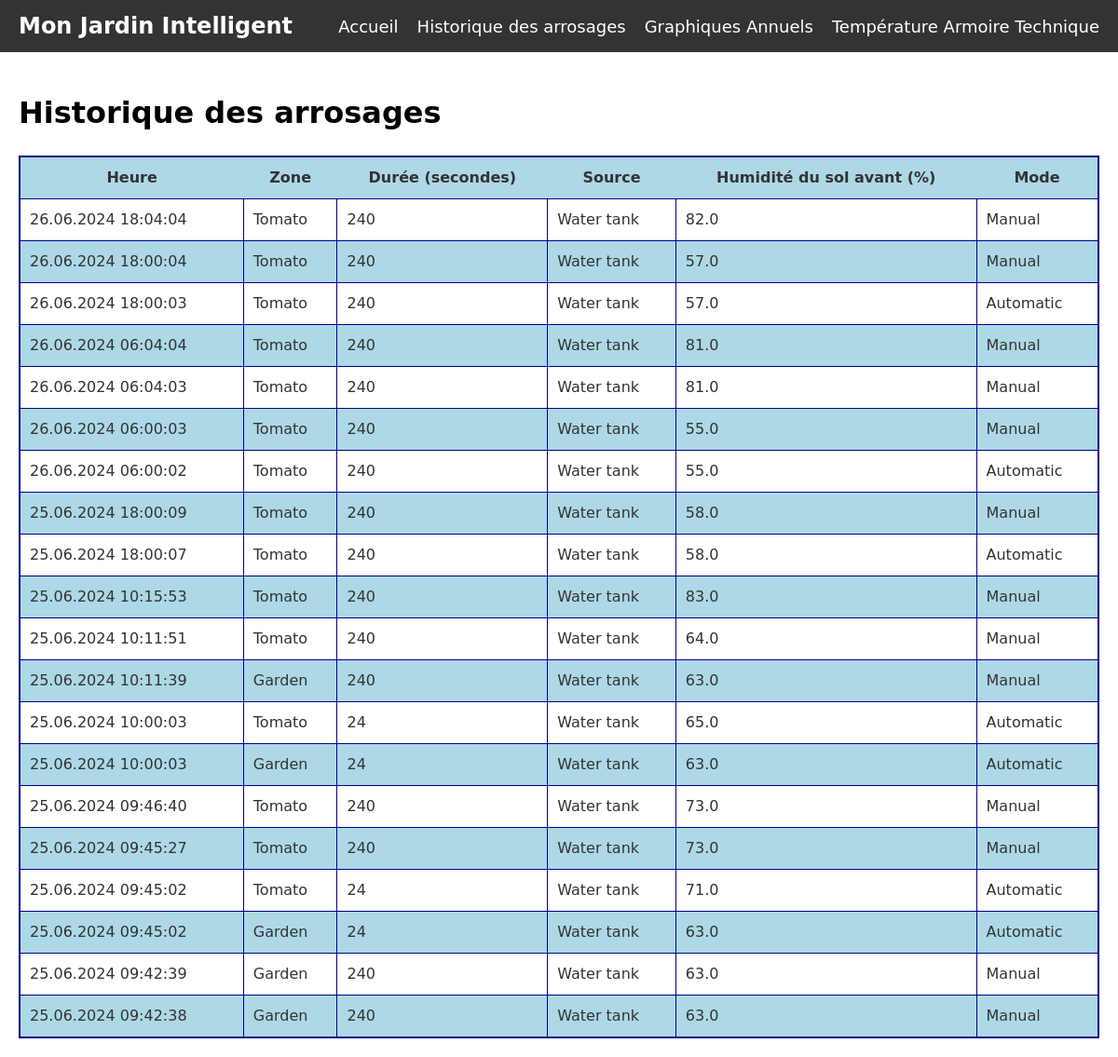
The app's page /watering-history with its own data.
### models.py (models this page shows)
class WateringSession(Base):
    __tablename__ = 'watering_sessions'
    id = Column(Integer, primary_key=True, index=True)
    time = Column(TIMESTAMP, server_default=text('CURRENT_TIMESTAMP'))
    zone = Column(String(100), nullable=False)  # Définir une longueur pour VARCHAR
    duration = Column(Integer, nullable=False)
    source = Column(String(50), nullable=False)  # Définir une longueur pour VARCHAR
    soil_moisture_before = Column(Float)
    mode = Column(String(50), nullable=False, default='Automatic')  # Définir une longueur pour VARCHAR

### application.py (the view)
@app.route('/watering-history')
def watering_history():
    watering_sessions = get_watering_sessions()
    return render_template('watering_history.html', watering_sessions=watering_sessions)

### app/flask_functions.py (called while the page is built)
def convert_to_dict(obj):
    if obj is None:
        return None
    return {c.name: getattr(obj, c.name) for c in obj.__table__.columns}

def with_reconnect(func):
    def wrapper(*args, **kwargs):
        session = SessionLocal()
        try:
            return func(session, *args, **kwargs)
        except OperationalError:
            session.rollback()
            session.close()
            session = SessionLocal()
            return func(session, *args, **kwargs)
        finally:
            session.close()
    return wrapper

@with_reconnect
def get_watering_sessions(session, limit=20):
    try:
        results = session.query(WateringSession).order_by(WateringSession.time.desc()).limit(limit).all()
        sessions = [convert_to_dict(row) for row in results]
        for session in sessions:
            print(f"Session time: {session['time']}")  # Log the session times
        return sessions
    except Exception as error:
        print(f"Erreur lors de la récupération des sessions d'arrosage: {error}")
        return []

### app/templates/watering_history.html (shortened to what this page needs)
{% extends "base.html" %}
{% block content %}
<h1>Historique des arrosages</h1>
<table>
    <thead>
        <tr>
            <th>Heure</th>
            <th>Zone</th>
            <th>Durée (secondes)</th>
            <th>Source</th>
            <th>Humidité du sol avant (%)</th>
            <th>Mode</th>
        </tr>
    </thead>
    <tbody>
        {% for session in watering_sessions %}
        <tr>
            <td id="time-{{ loop.index }}">{{ session.time }}</td>
            <td>{{ session.zone }}</td>
            <td>{{ session.duration }}</td>
            <td>{{ session.source }}</td>
            <td>{{ session.soil_moisture_before }}</td>
            <td>{{ session.mode }}</td>
        </tr>
        {% endfor %}
    </tbody>
</table>
{% endblock %}

### app/templates/base.html (shortened to what this page needs)
<!DOCTYPE html>
<html lang="fr">
<head>
    <link rel="stylesheet" href="{{ url_for('static', filename='style.css') }}">
</head>
<body>
    <header>
        <div class="navbar">
            <a href="/" class="logo">Mon Jardin Intelligent</a>
            <nav class="nav-links" id="nav-links">
                <a href="/">Accueil</a>
                <a href="/watering-history">Historique des arrosages</a>
                <a href="/yearly-graph">Graphiques Annuels</a>
                <a href="/technical-cabinet-temperature">Température Armoire Technique</a>
            </nav>
        </div>
    </header>
    <div class="content">
        {% block content %}{% endblock %}
    </div>
</body>
</html>

### app/static/style.css (style rules this page uses)
body { font-family: 'DejaVu Sans', sans-serif; font-size: 16px; line-height: 1.5; margin: 0; padding: 0; }
.navbar { display: flex; justify-content: space-between; align-items: center; background-color: #333; padding: 10px 20px; position: relative; z-index: 10; }
.navbar .logo { color: white; text-decoration: none; font-size: 24px; font-weight: bold; }
.navbar .nav-links { display: flex; gap: 20px; }
.navbar .nav-links a { color: white; text-decoration: none; font-size: 18px; }
h1 { font-size: 2em; }
table { width: 100%; border-collapse: collapse; border: 2px solid #00008b; margin-top: 20px; }
thead th { background-color: #add8e6; color: #333; padding: 10px; }
tbody tr:nth-child(even) { background-color: #add8e6; }
tbody tr:nth-child(odd) { background-color: #fff; }
tbody td { padding: 10px; border: 1px solid #00008b; color: #333; }
.content { padding: 20px; }

### records on screen
WateringSession: zone "Tomato", duration "240", source "Water tank", soil_moisture_before "82.0", mode "Manual"
WateringSession: zone "Tomato", duration "240", source "Water tank", soil_moisture_before "57.0", mode "Manual"
WateringSession: zone "Tomato", duration "240", source "Water tank", soil_moisture_before "57.0", mode "Automatic"
WateringSession: zone "Tomato", duration "240", source "Water tank", soil_moisture_before "81.0", mode "Manual"
WateringSession: zone "Tomato", duration "240", source "Water tank", soil_moisture_before "81.0", mode "Manual"
WateringSession: zone "Tomato", duration "240", source "Water tank", soil_moisture_before "55.0", mode "Manual"
WateringSession: zone "Tomato", duration "240", source "Water tank", soil_moisture_before "55.0", mode "Automatic"
WateringSession: zone "Tomato", duration "240", source "Water tank", soil_moisture_before "58.0", mode "Manual"
WateringSession: zone "Tomato", duration "240", source "Water tank", soil_moisture_before "58.0", mode "Automatic"
WateringSession: zone "Tomato", duration "240", source "Water tank", soil_moisture_before "83.0", mode "Manual"
WateringSession: zone "Tomato", duration "240", source "Water tank", soil_moisture_before "64.0", mode "Manual"
WateringSession: zone "Garden", duration "240", source "Water tank", soil_moisture_before "63.0", mode "Manual"
WateringSession: zone "Tomato", duration "24", source "Water tank", soil_moisture_before "65.0", mode "Automatic"
WateringSession: zone "Garden", duration "24", source "Water tank", soil_moisture_before "63.0", mode "Automatic"
WateringSession: zone "Tomato", duration "240", source "Water tank", soil_moisture_before "73.0", mode "Manual"
WateringSession: zone "Tomato", duration "240", source "Water tank", soil_moisture_before "73.0", mode "Manual"
WateringSession: zone "Tomato", duration "24", source "Water tank", soil_moisture_before "71.0", mode "Automatic"
WateringSession: zone "Garden", duration "24", source "Water tank", soil_moisture_before "63.0", mode "Automatic"
WateringSession: zone "Garden", duration "240", source "Water tank", soil_moisture_before "63.0", mode "Manual"
WateringSession: zone "Garden", duration "240", source "Water tank", soil_moisture_before "63.0", mode "Manual"
